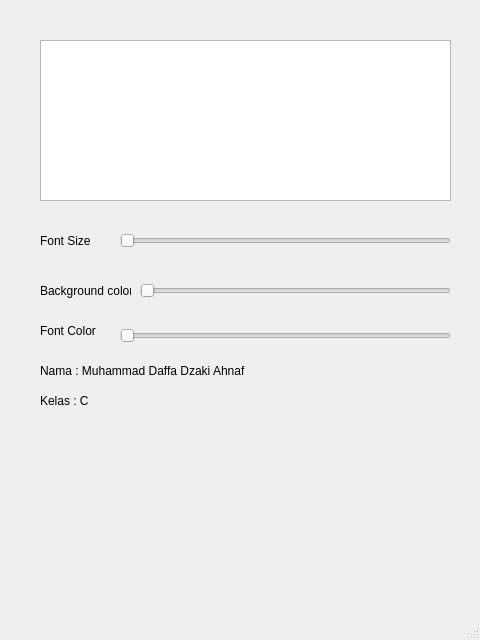
<?xml version="1.0" encoding="UTF-8"?>
<ui version="4.0">
 <class>MainWindow</class>
 <widget class="QMainWindow" name="MainWindow">
  <property name="geometry">
   <rect>
    <x>0</x>
    <y>0</y>
    <width>480</width>
    <height>640</height>
   </rect>
  </property>
  <property name="windowTitle">
   <string>MainWindow</string>
  </property>
  <widget class="QWidget" name="centralwidget">
   <widget class="QSlider" name="latarWarna">
    <property name="geometry">
     <rect>
      <x>140</x>
      <y>280</y>
      <width>311</width>
      <height>21</height>
     </rect>
    </property>
    <property name="orientation">
     <enum>Qt::Horizontal</enum>
    </property>
   </widget>
   <widget class="QSlider" name="fontWarna">
    <property name="geometry">
     <rect>
      <x>120</x>
      <y>325</y>
      <width>331</width>
      <height>21</height>
     </rect>
    </property>
    <property name="orientation">
     <enum>Qt::Horizontal</enum>
    </property>
   </widget>
   <widget class="QSlider" name="aturSize">
    <property name="geometry">
     <rect>
      <x>120</x>
      <y>230</y>
      <width>331</width>
      <height>21</height>
     </rect>
    </property>
    <property name="orientation">
     <enum>Qt::Horizontal</enum>
    </property>
   </widget>
   <widget class="QLabel" name="label">
    <property name="geometry">
     <rect>
      <x>40</x>
      <y>230</y>
      <width>71</width>
      <height>21</height>
     </rect>
    </property>
    <property name="text">
     <string>Font Size</string>
    </property>
   </widget>
   <widget class="QLabel" name="label_2">
    <property name="geometry">
     <rect>
      <x>40</x>
      <y>280</y>
      <width>91</width>
      <height>21</height>
     </rect>
    </property>
    <property name="text">
     <string>Background color</string>
    </property>
   </widget>
   <widget class="QLabel" name="label_3">
    <property name="geometry">
     <rect>
      <x>40</x>
      <y>320</y>
      <width>71</width>
      <height>21</height>
     </rect>
    </property>
    <property name="text">
     <string>Font Color</string>
    </property>
   </widget>
   <widget class="QTextBrowser" name="textNim">
    <property name="geometry">
     <rect>
      <x>40</x>
      <y>40</y>
      <width>411</width>
      <height>161</height>
     </rect>
    </property>
   </widget>
   <widget class="QLabel" name="label_4">
    <property name="geometry">
     <rect>
      <x>40</x>
      <y>360</y>
      <width>331</width>
      <height>21</height>
     </rect>
    </property>
    <property name="text">
     <string>Nama : Muhammad Daffa Dzaki Ahnaf</string>
    </property>
   </widget>
   <widget class="QLabel" name="label_5">
    <property name="geometry">
     <rect>
      <x>40</x>
      <y>390</y>
      <width>191</width>
      <height>21</height>
     </rect>
    </property>
    <property name="text">
     <string>Kelas : C</string>
    </property>
   </widget>
  </widget>
  <widget class="QMenuBar" name="menubar">
   <property name="geometry">
    <rect>
     <x>0</x>
     <y>0</y>
     <width>480</width>
     <height>18</height>
    </rect>
   </property>
  </widget>
  <widget class="QStatusBar" name="statusbar"/>
 </widget>
 <resources/>
 <connections/>
</ui>
